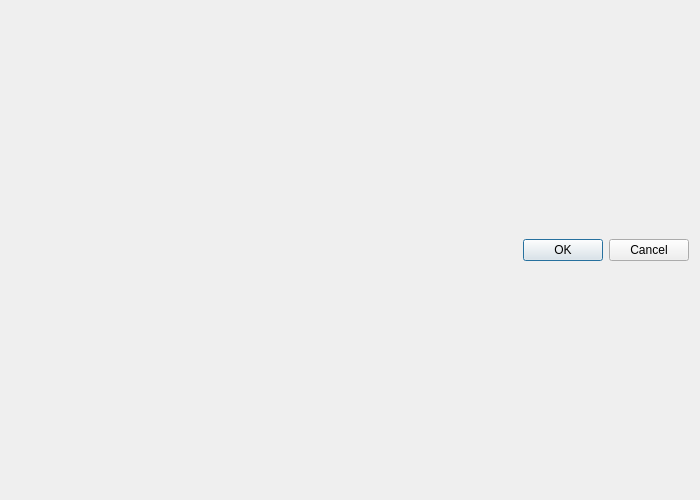
<?xml version="1.0" encoding="UTF-8"?>
<ui version="4.0">
 <class>PointDialog</class>
 <widget class="QDialog" name="PointDialog">
  <property name="geometry">
   <rect>
    <x>0</x>
    <y>0</y>
    <width>700</width>
    <height>500</height>
   </rect>
  </property>
  <property name="windowTitle">
   <string>Dialog</string>
  </property>
  <layout class="QVBoxLayout" name="verticalLayout">
   <item>
    <layout class="QHBoxLayout" name="horizontalLayout"/>
   </item>
   <item>
    <widget class="QDialogButtonBox" name="buttonBox">
     <property name="orientation">
      <enum>Qt::Horizontal</enum>
     </property>
     <property name="standardButtons">
      <set>QDialogButtonBox::Cancel|QDialogButtonBox::Ok</set>
     </property>
    </widget>
   </item>
  </layout>
 </widget>
 <resources/>
 <connections>
  <connection>
   <sender>buttonBox</sender>
   <signal>accepted()</signal>
   <receiver>PointDialog</receiver>
   <slot>accept()</slot>
   <hints>
    <hint type="sourcelabel">
     <x>248</x>
     <y>254</y>
    </hint>
    <hint type="destinationlabel">
     <x>157</x>
     <y>274</y>
    </hint>
   </hints>
  </connection>
  <connection>
   <sender>buttonBox</sender>
   <signal>rejected()</signal>
   <receiver>PointDialog</receiver>
   <slot>reject()</slot>
   <hints>
    <hint type="sourcelabel">
     <x>316</x>
     <y>260</y>
    </hint>
    <hint type="destinationlabel">
     <x>286</x>
     <y>274</y>
    </hint>
   </hints>
  </connection>
 </connections>
</ui>
